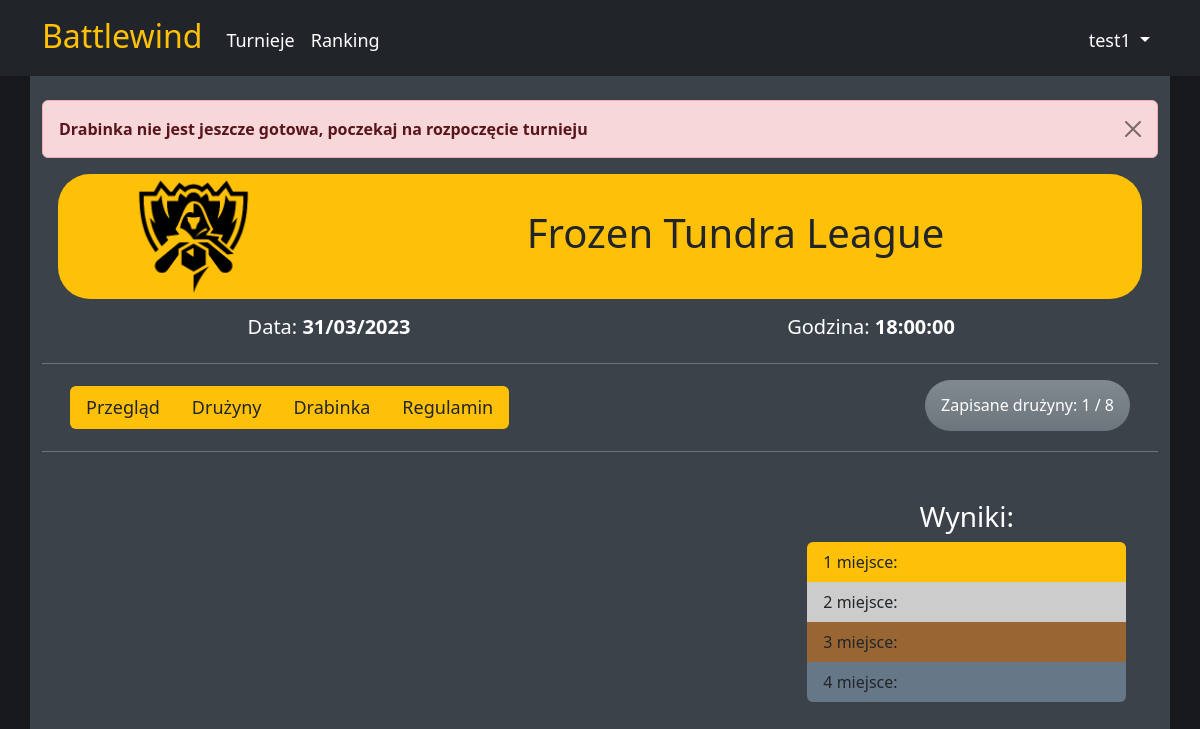
Screenshot of /torunaments/view/6/bracket/ (signed in) with the database file from the repository.
### Website/models.py (models this page shows, shortened)
class Tournament(models.Model):
    IN_PROGRESS = 'in_progress'
    COMPLETED = 'completed'
    CHOICES_STATUS = (
        (IN_PROGRESS, 'In_progress'),
        (COMPLETED, 'Completed')
    )
    name = models.CharField(max_length=100)
    description = models.TextField(max_length=500)
    organizer = models.ForeignKey(Organizer, on_delete=models.CASCADE, null=True)
    image = models.ImageField(default='default_image_tournament.png', null=True, blank=True,
                              upload_to='tournaments_images')
    dateTime = models.DateTimeField(null=True, blank=True)
    server = models.CharField(max_length=10)
    registeredTeams = models.ManyToManyField(Team, related_name='registeredTeams', blank=True)
    maxTeams = models.IntegerField()
    status = models.CharField(max_length=25, choices=CHOICES_STATUS, default=IN_PROGRESS)

### Website/views.py (the view, shortened to what this page needs)
# urls.py: path('torunaments/view/<int:tournament_id>/bracket/', show_tournament_bracket, name='bracket_in_tournament'),
@login_required(login_url='login')
def show_tournament_bracket(request, tournament_id):
    userInvitations = Invitation.objects.filter(email=request.user.email, status='Invited')
    tournament = get_object_or_404(Tournament, pk=tournament_id)
    matches = Match.objects.filter(tournamentName=tournament.id)
    teams = Team.objects.filter(members__in=[request.user])
    tournamentDateTime = tournament.dateTime.strftime("%d/%m/%Y %H:%M:%S")
    tournamentDate = tournament.dateTime.date().strftime("%d/%m/%Y")
    tournamentTime = tournament.dateTime.time().strftime("%H:%M:%S")
    currentDateTime = datetime.now()
    currentDateTime = currentDateTime.strftime("%d/%m/%Y %H:%M:%S")
    def create_bracket_4(matchCounter, counter):
        for team1, team2 in grouped(tournamentTeamList, 2):
            matchName = counter
            teams = Match.objects.create(tournamentName=tournament, matchName=matchName)
            teams.teamsInMatch.add(team1, team2)
            teams.save
            matchCounter += 1
            counter += 1
        while matchCounter != 4:
            matchName = counter
            teams = Match.objects.create(tournamentName=tournament, matchName=matchName)
            teams.save()
            matchCounter += 1
            counter += 1
    def create_bracket_8(matchCounter, counter):
        for team1, team2 in grouped(tournamentTeamList, 2):
            matchName = counter
            teams = Match.objects.create(tournamentName=tournament, matchName=matchName)
            teams.teamsInMatch.add(team1, team2)
            teams.save
            matchCounter += 1
            counter += 1
        while matchCounter != 8:
            matchName = counter
            teams = Match.objects.create(tournamentName=tournament, matchName=matchName)
            teams.save()
            matchCounter += 1
            counter += 1
    if tournamentDateTime >= currentDateTime:
        messages.error(request, 'Drabinka nie jest jeszcze gotowa, poczekaj na rozpoczęcie turnieju')
    context = {'tournament': tournament, 'userInvitations': userInvitations,
               'matches': matches, 'tournamentDate': tournamentDate, 'tournamentTime': tournamentTime,
               'tournamentDateTime': tournamentDateTime, 'currentDateTime': currentDateTime}
    return render(request, 'tournaments/bracket_in_tournament.html', context)

### Website/templates/tournaments/bracket_in_tournament.html (shortened to what this page needs)
{% load static %}
<!DOCTYPE html>
<html lang="en">
<head>
    <link href="https://cdn.jsdelivr.net/npm/bootstrap@5.3.0-alpha1/dist/css/bootstrap.min.css" rel="stylesheet"
>
    <link rel="stylesheet" href="https://cdn.jsdelivr.net/npm/bootstrap-icons@1.10.3/font/bootstrap-icons.css">
    <link rel="stylesheet" type="text/css" href="{% static  'js/jquery.bracket.min.css' %}"/>
</head>
<body style="background-color: #16181b">
{% include 'navbar.html' %}
<div class="container min-vh-100" style="padding-top: 100px; background-color: #3b424a">
    {% include 'messages.html' %}
    <div class="row d-flex align-items-center bg-warning m-3 rounded-5">
        <div class="col-md-3">
            <img class="rounded mx-auto d-block align-middle" src="{{ tournament.image.url }}"
                 style="max-height: 125px; max-width: 125px">
        </div>
        <div class="col-md-9">
            <h1 class="text-center text-dark">{{ tournament.name }}</h1>
        </div>
    </div>
    <div class="row text-center text-white m-3">
        <div class="col-6">
            <h5>Data: <b>{{ tournamentDate }}</b></h5>
        </div>
        <div class="col-6">
            <h5>Godzina: <b> {{ tournamentTime }}</b></h5>
        </div>
    </div>
    <hr class="text-white">
    <div class="row m-3 list-group-horizontal align-items-center" style="font-size: large">
        <div class="col-md-6">
            <ul class="list-group list-group-horizontal">
                <li class="list-group-item bg-warning border-0"><a href="{% url 'details_tournament' tournament.id %}"
                                                                   class="text-dark"
                                                                   style="text-decoration: none">Przegląd</a>
                </li>
                <li class="list-group-item bg-warning border-0"><a href="{% url 'teams_in_tournament' tournament.id %}"
                                                                   class="text-dark"
                                                                   style="text-decoration: none">Drużyny</a></li>
                <li class="list-group-item bg-warning border-0"><a
                        href="{% url 'bracket_in_tournament' tournament.id %}" class="text-dark"
                        style="text-decoration: none">Drabinka</a></li>
                <li class="list-group-item bg-warning border-0">
                    <a href="{% url 'rules_tournament' tournament.id %}" class="text-dark"
                       style="text-decoration: none">
                        Regulamin
                    </a>
                </li>
            </ul>
        </div>
        <div class="col-md-4 text-white">
            <h6 class="p-3 mb-1 bg-secondary bg-gradient text-white rounded-5" style="float: right">Zapisane
                drużyny: {{ tournament.registeredTeams.count }}
                / {{ tournament.maxTeams }}</h6>
        </div>
    </div>
    <hr class="text-white">
    <div class="horizontal-scrollable">
        <div class="row m-2">
            <div class="col-md-4 d-block align-self-center text-center p-4">
                <h3 class="text-white text-center">Wyniki:</h3>
                <ul class="list-group border-0">
                    <li class="list-group-item bg-warning border-0"><span style="float: left">1 miejsce:</span>
                         </li>
                    <li class="list-group-item border-0" style="background-color: #CCCCCC"><span
                            style="float: left">2 miejsce:</span>
                         </li>
                    <li class="list-group-item border-0" style="background-color: #996633"><span
                            style="float: left">3 miejsce:</span>
                         </li>
                    <li class="list-group-item border-0" style="background-color: #667788"><span
                            style="float: left">4 miejsce:</span>
                         </li>
                </ul>
            </div>
        </div>
    </div>
</div>
</body>
</html>

### Website/templates/navbar.html (shortened to what this page needs)
<!doctype html>
<html lang="en">
<head>
    <link href="https://cdn.jsdelivr.net/npm/bootstrap@5.3.0-alpha1/dist/css/bootstrap.min.css" rel="stylesheet"
>
</head>
<body>
<nav class="navbar navbar-expand-sm fixed-top navbar-dark bg-dark  justify-content-md-center">
    <div class="container pt-1 text-center" style="font-size: 18px">
        <a href="{% url 'home' %}" class="navbar-brand text-warning"><h2>Battlewind</h2></a>
        <div class="collapse navbar-collapse mw-100" id="navbarNav">
            <ul class="navbar-nav">
                <li class="nav-item dropdown">
                    <a href="{% url 'open_tournament' %}" class="nav-link active">
                        Turnieje
                    </a>
                </li>
                <li class="nav-item active">
                    <a href="{% url 'ranking-view' %}" class="nav-link active">
                        Ranking
                    </a>
                </li>
            </ul>
            <ul class="navbar-nav ms-auto">
                {% if request.user.is_authenticated %}
                    <li class="nav-item dropdown">
                        <a href="#" class="nav-link active dropdown-toggle" id="navbarDropdown" role="button"
                           data-bs-toggle="dropdown" aria-expanded="false">
                            {{ request.user }}
                        </a>
                    </li>
                {% endif %}
            </ul>
        </div>
    </div>
</nav>
</body>
</html>

### Website/templates/tournaments/bracket_in_tournament.html (style rules this page uses)
.horizontal-scrollable > .row { overflow-x: auto; white-space: nowrap; }

### rows the page displays
Tournament: image (placeholder picture), name "Frozen Tundra League", registeredTeams.count "1", maxTeams "8"

### other values shown
{{ request.user }} "test1"
{{ message }} "Drabinka nie jest jeszcze gotowa, poczekaj na rozpoczęcie turnieju"
{{ tournamentDate }} "31/03/2023"
{{ tournamentTime }} "18:00:00"
